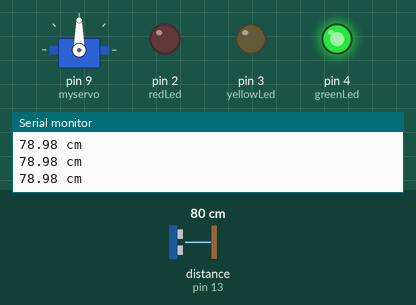
Simulated run of this sketch. Board: Arduino Uno, built with avr-gcc and run on an emulated ATmega328P. Shown: servo, output pins drawn as LEDs (lit = HIGH), the last lines printed to the serial monitor. Wiring (inferred from the names in the program): ultrasonic range finder: trigger pin 12; echo pin 13. Dashed ring = blinking. Inputs (shaded band) come from the test bench; at power-on: distance to the obstacle (sensor on pin 13) 80 cm. The echo pulse lasts 58.3 µs per cm; pins used as bus, display or sensor lines are not drawn.

Above: at 1.2 s.
1.3 s: distance to the obstacle (sensor on pin 13) set to 33 cm
2.8 s: distance to the obstacle (sensor on pin 13) set to 29 cm
At 3.8 s:
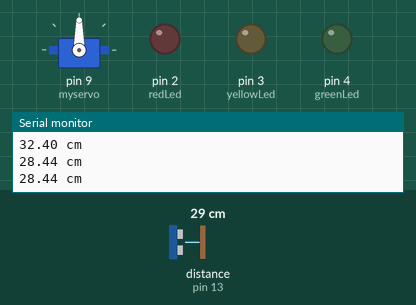
4.6 s: distance to the obstacle (sensor on pin 13) set to 22 cm
6.1 s: distance to the obstacle (sensor on pin 13) set to 19 cm
At 6.57 s:
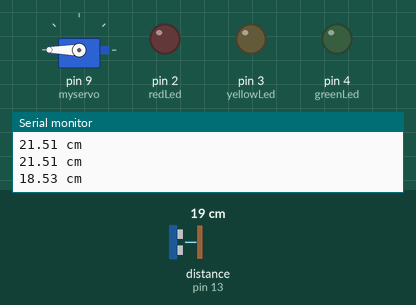
At 7.03 s:
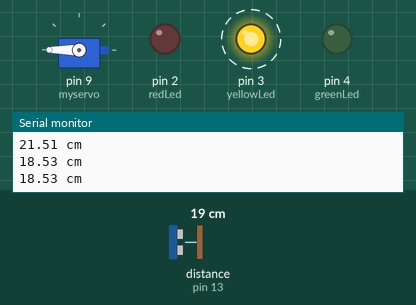
9.1 s: distance to the obstacle (sensor on pin 13) set to 12 cm
12.1 s: distance to the obstacle (sensor on pin 13) set to 9 cm
At 12.45 s:
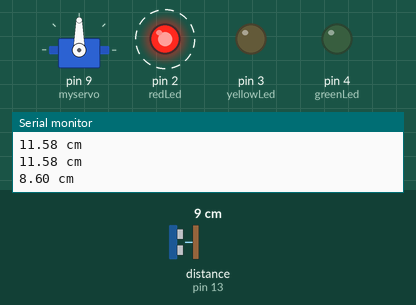
Timing chart, 0 to 16.1 s (numbered marks = the images above; inputs shaded):
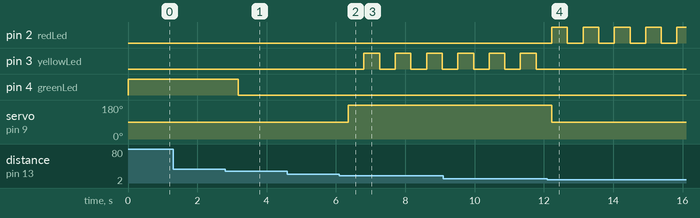

Measured:
- the behaviour switches between 31 and 30 cm on distance to the obstacle (sensor on pin 13) (found by bisection; images 0 and 1)
- the behaviour switches between 21 and 20 cm on distance to the obstacle (sensor on pin 13) (found by bisection; images 1 and 2)
- the behaviour switches between 11 and 10 cm on distance to the obstacle (sensor on pin 13) (found by bisection; images 3 and 4)
- after the input at 2.8 s, pin 4 (greenLed): HIGH → LOW after 0.39 s
- after the input at 6.1 s, pin 3 (yellowLed): alternates HIGH for 0.45 s and LOW for 0.45 s, starting after 0.71 s; servo on pin 9 (myservo): 90° → 180° after 0.25 s
- after the input at 12.1 s, pin 2 (redLed): alternates HIGH for 0.45 s and LOW for 0.45 s, starting after 0.13 s; pin 3 (yellowLed): stops changing and stays LOW; servo on pin 9 (myservo): 180° → 90° after 0.13 s

The sketch:

mech_lab_2_pt2_incomplete_2.ino
```cpp
/*
 * Ultrasonic distance sensor – separate script
 * Servo range: 0° to 180°
 *
 * - Below 10 cm:  red LED blinks, servo -> 90°
 * - Below 20 cm:  yellow LED blinks, servo -> 180°
 * - 30 cm or above: green LED always on, servo -> 90°
 *
 * Wiring:
 * - HC-SR04: Trig -> 12, Echo -> 13, VCC -> 5V, GND -> GND
 * - LEDs (220 Ω): Red -> 2, Yellow -> 3, Green -> 4
 * - Servo: signal -> 9, VCC -> 5V, GND -> GND
 */

#include <Servo.h>

Servo myservo;

const int trigPin = 12;
const int echoPin = 13;
const int redLed = 2;
const int yellowLed = 3;
const int greenLed = 4;

float duration;
float distance;  // in cm

const unsigned long BLINK_INTERVAL_MS = 300;
unsigned long lastBlinkTime = 0;
bool blinkState = false;

void setup() {
  Serial.begin(9600);

  pinMode(trigPin, OUTPUT);
  pinMode(echoPin, INPUT);
  pinMode(redLed, OUTPUT);
  pinMode(yellowLed, OUTPUT);
  pinMode(greenLed, OUTPUT);

  myservo.attach(9);
  myservo.write(90);  // start at 90° (valid 0–180°)

  Serial.println("Ultrasonic + Servo (0-180°): 10cm=90°, 20cm=180°, 30cm+=90°");
}

void loop() {
  // Trigger ultrasonic pulse
  digitalWrite(trigPin, LOW);
  delayMicroseconds(2);
  digitalWrite(trigPin, HIGH);
  delayMicroseconds(10);
  digitalWrite(trigPin, LOW);

  duration = pulseIn(echoPin, HIGH);
  distance = (duration * 0.034) / 2;  // distance in cm

  Serial.print(distance);
  Serial.println(" cm");

  // Update blink state for red/yellow
  unsigned long now = millis();
  if (now - lastBlinkTime >= BLINK_INTERVAL_MS) {
    lastBlinkTime = now;
    blinkState = !blinkState;
  }

  digitalWrite(redLed, LOW);
  digitalWrite(yellowLed, LOW);
  digitalWrite(greenLed, LOW);

  if (distance < 10.0) {
    digitalWrite(redLed, blinkState ? HIGH : LOW);
    myservo.write(90);   // below 10 cm -> 90°
  } else if (distance < 20.0) {
    digitalWrite(yellowLed, blinkState ? HIGH : LOW);
    myservo.write(180);  // below 20 cm -> 180°
  } else if (distance >= 30.0) {
    digitalWrite(greenLed, HIGH);
    myservo.write(90);   // 30 cm or above -> 90°
  } else {
    // Between 20 and 30 cm: no LED, hold servo at last position or 90°
    myservo.write(90);
  }

  delay(450);
}
```
